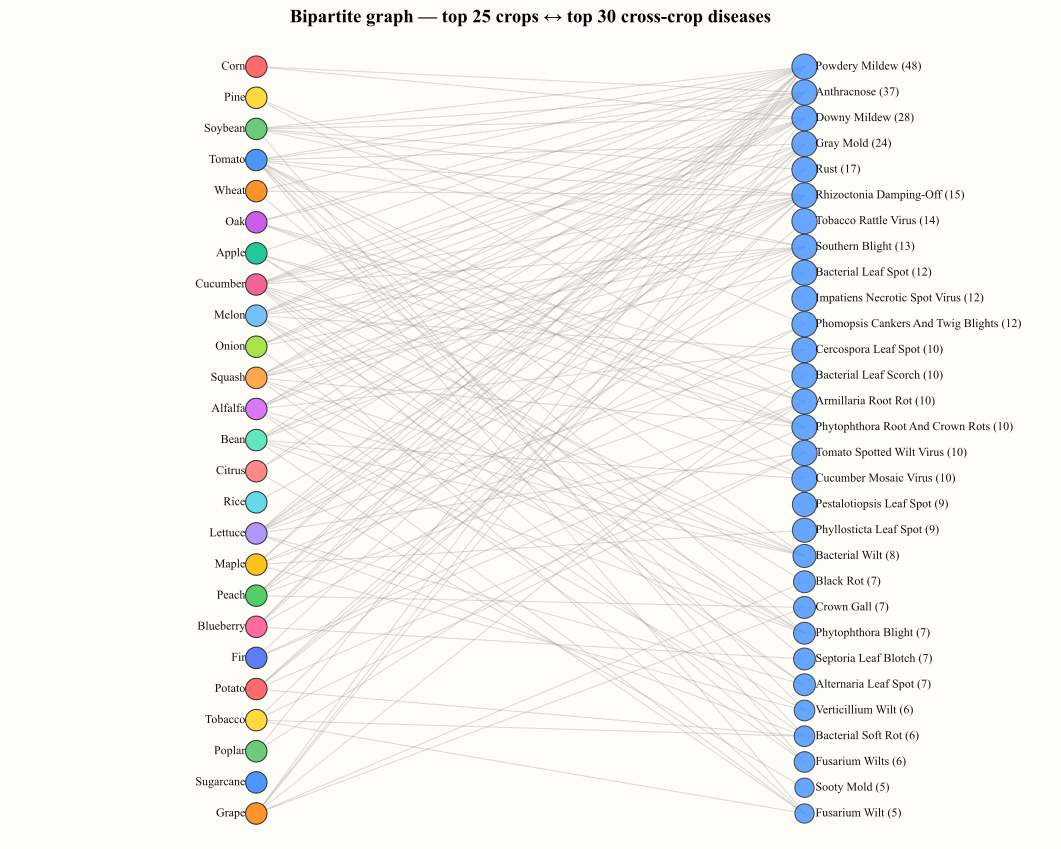

Write Python code to recreate this figure.
"""Bipartite network graph: crops on the left, top cross-crop diseases on
the right. Edge = this crop has this disease labeled CORRECT. Useful for
spotting hub diseases that connect many crops.

To keep it readable, we keep the top-N crops by disease count and the
top-M cross-crop diseases. Edges only drawn within this subset.
"""

import sys
from pathlib import Path

import matplotlib.pyplot as plt

from viz_common import BG, CROP_COLORS, FONT, INPUT_JSON, disease_crop_map, load_json, save_all

TOP_N_CROPS = 25
TOP_N_DIS   = 30


def draw(json_path, out_dir):
    entries = load_json(json_path)
    crop_to_diseases = {e["crop"]: set(e["diseases"]) for e in entries}

    # Pick top crops by disease count
    top_crops = sorted(crop_to_diseases, key=lambda c: -len(crop_to_diseases[c]))[:TOP_N_CROPS]
    # Pick top cross-crop diseases
    dm = disease_crop_map(entries)
    top_dis = sorted(dm, key=lambda d: -len(dm[d]))[:TOP_N_DIS]
    top_dis_set = set(top_dis)

    # Keep only edges within subset
    edges = [(c, d) for c in top_crops for d in crop_to_diseases[c] if d in top_dis_set]

    fig, ax = plt.subplots(figsize=(14, max(10, max(len(top_crops), len(top_dis)) * 0.36)),
                           facecolor=BG)
    ax.set_facecolor(BG)

    # Layout: crops left at x=0, diseases right at x=1, evenly spaced y
    crop_y = {c: i for i, c in enumerate(reversed(top_crops))}
    dis_y  = {d: i for i, d in enumerate(reversed(top_dis))}
    max_h  = max(len(top_crops), len(top_dis)) - 1

    # Scale y to [0, max_h] for both
    def y_crop(c): return crop_y[c] * (max_h / max(1, len(top_crops)-1))
    def y_dis(d):  return dis_y[d]  * (max_h / max(1, len(top_dis)-1))

    # Edges (behind nodes)
    for c, d in edges:
        ax.plot([0, 1], [y_crop(c), y_dis(d)],
                color="#999999", alpha=0.35, linewidth=0.8, zorder=1)

    # Crop nodes
    for i, c in enumerate(top_crops):
        color = CROP_COLORS[i % len(CROP_COLORS)]
        y = y_crop(c)
        ax.scatter([0], [y], s=260, color=color, edgecolor="#333333",
                   linewidth=0.8, zorder=3)
        ax.text(-0.02, y, c, ha="right", va="center", fontsize=9,
                fontfamily=FONT, color="#111111")

    # Disease nodes — sized by # crops linked
    for i, d in enumerate(top_dis):
        y = y_dis(d)
        size = 60 + 30 * min(10, len(dm[d]))
        ax.scatter([1], [y], s=size, color="#4D96FF",
                   edgecolor="#333333", linewidth=0.8, zorder=3, alpha=0.85)
        label = f"{d} ({len(dm[d])})"
        ax.text(1.02, y, label, ha="left", va="center", fontsize=9,
                fontfamily=FONT, color="#111111")

    ax.set_xlim(-0.45, 1.45)
    ax.set_ylim(-1, max_h + 1)
    ax.axis("off")
    ax.set_title(
        f"Bipartite graph — top {len(top_crops)} crops ↔ top {len(top_dis)} cross-crop diseases",
        fontsize=14, fontfamily=FONT, fontweight="bold", pad=14,
    )

    save_all(fig, out_dir, "viz_bipartite")
    plt.close(fig)


def main():
    json_path = sys.argv[1] if len(sys.argv) > 1 else INPUT_JSON
    out_dir   = sys.argv[2] if len(sys.argv) > 2 else "."
    print(f"Reading: {json_path}")
    draw(json_path, out_dir)
    print("Done.")


if __name__ == "__main__":
    main()
